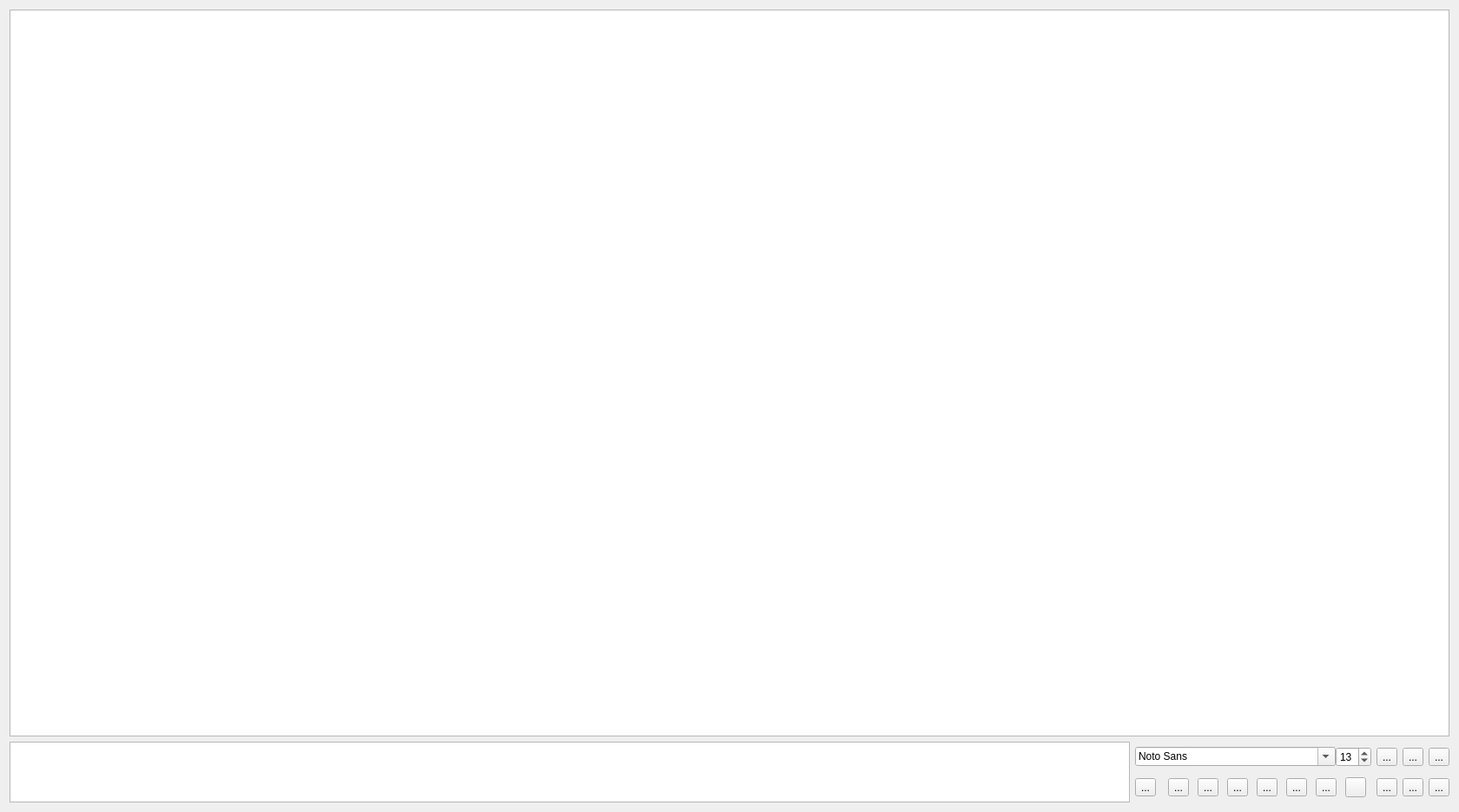
<?xml version="1.0" encoding="UTF-8"?>
<ui version="4.0">
 <class>Dialog</class>
 <widget class="QDialog" name="Dialog">
  <property name="geometry">
   <rect>
    <x>0</x>
    <y>0</y>
    <width>1680</width>
    <height>935</height>
   </rect>
  </property>
  <property name="windowTitle">
   <string>消息管理</string>
  </property>
  <layout class="QGridLayout" name="gridLayout_2">
   <item row="1" column="0">
    <widget class="QTableView" name="task_tv">
     <property name="sizePolicy">
      <sizepolicy hsizetype="Expanding" vsizetype="Minimum">
       <horstretch>0</horstretch>
       <verstretch>0</verstretch>
      </sizepolicy>
     </property>
     <property name="sizeAdjustPolicy">
      <enum>QAbstractScrollArea::AdjustToContents</enum>
     </property>
    </widget>
   </item>
   <item row="1" column="1">
    <layout class="QGridLayout" name="gridLayout">
     <item row="0" column="0" colspan="8">
      <layout class="QHBoxLayout" name="horizontalLayout">
       <property name="spacing">
        <number>0</number>
       </property>
       <item>
        <widget class="QFontComboBox" name="font_fcb">
         <property name="sizePolicy">
          <sizepolicy hsizetype="Minimum" vsizetype="Fixed">
           <horstretch>0</horstretch>
           <verstretch>0</verstretch>
          </sizepolicy>
         </property>
         <property name="minimumSize">
          <size>
           <width>0</width>
           <height>0</height>
          </size>
         </property>
         <property name="maxVisibleItems">
          <number>5</number>
         </property>
         <property name="fontFilters">
          <set>QFontComboBox::ScalableFonts</set>
         </property>
         <property name="currentFont">
          <font>
           <family>Heiti SC</family>
           <pointsize>13</pointsize>
           <weight>50</weight>
           <italic>false</italic>
           <bold>false</bold>
          </font>
         </property>
        </widget>
       </item>
       <item>
        <widget class="QSpinBox" name="fontSize_sb">
         <property name="sizePolicy">
          <sizepolicy hsizetype="Minimum" vsizetype="Fixed">
           <horstretch>0</horstretch>
           <verstretch>0</verstretch>
          </sizepolicy>
         </property>
         <property name="value">
          <number>13</number>
         </property>
        </widget>
       </item>
      </layout>
     </item>
     <item row="1" column="9">
      <widget class="QToolButton" name="upload_tb">
       <property name="text">
        <string>...</string>
       </property>
       <property name="icon">
        <iconset>
         <normalon>:/operate/folder.png</normalon>
        </iconset>
       </property>
      </widget>
     </item>
     <item row="1" column="4">
      <widget class="QToolButton" name="upper_tb">
       <property name="text">
        <string>...</string>
       </property>
       <property name="icon">
        <iconset resource="../resources/message.qrc">
         <normaloff>:/operate/superscript.png</normaloff>:/operate/superscript.png</iconset>
       </property>
       <property name="checkable">
        <bool>true</bool>
       </property>
       <property name="checked">
        <bool>false</bool>
       </property>
      </widget>
     </item>
     <item row="1" column="5">
      <widget class="QToolButton" name="lower_tb">
       <property name="text">
        <string>...</string>
       </property>
       <property name="icon">
        <iconset resource="../resources/message.qrc">
         <normaloff>:/operate/subscript.png</normaloff>:/operate/subscript.png</iconset>
       </property>
       <property name="checkable">
        <bool>true</bool>
       </property>
      </widget>
     </item>
     <item row="1" column="1">
      <widget class="QToolButton" name="italic_tb">
       <property name="text">
        <string>...</string>
       </property>
       <property name="icon">
        <iconset>
         <normalon>:/operate/italic.png</normalon>
        </iconset>
       </property>
       <property name="checkable">
        <bool>true</bool>
       </property>
      </widget>
     </item>
     <item row="0" column="9">
      <widget class="QToolButton" name="smaller_tb">
       <property name="text">
        <string>...</string>
       </property>
       <property name="icon">
        <iconset>
         <normalon>:/operate/smaller.png</normalon>
        </iconset>
       </property>
      </widget>
     </item>
     <item row="1" column="0">
      <widget class="QToolButton" name="bold_tb">
       <property name="text">
        <string>...</string>
       </property>
       <property name="icon">
        <iconset>
         <normalon>:/operate/bold.png</normalon>
        </iconset>
       </property>
       <property name="checkable">
        <bool>true</bool>
       </property>
      </widget>
     </item>
     <item row="1" column="8">
      <widget class="QToolButton" name="save_tb">
       <property name="text">
        <string>...</string>
       </property>
       <property name="icon">
        <iconset>
         <normalon>:/operate/save.png</normalon>
        </iconset>
       </property>
      </widget>
     </item>
     <item row="1" column="3">
      <widget class="QToolButton" name="strikethrough_tb">
       <property name="text">
        <string>...</string>
       </property>
       <property name="icon">
        <iconset resource="../resources/message.qrc">
         <normaloff>:/operate/strikethrough.png</normaloff>:/operate/strikethrough.png</iconset>
       </property>
       <property name="checkable">
        <bool>true</bool>
       </property>
      </widget>
     </item>
     <item row="1" column="6">
      <widget class="QToolButton" name="color_tb">
       <property name="text">
        <string>...</string>
       </property>
       <property name="icon">
        <iconset resource="../resources/message.qrc">
         <normaloff>:/operate/color.png</normaloff>:/operate/color.png</iconset>
       </property>
      </widget>
     </item>
     <item row="0" column="8">
      <widget class="QToolButton" name="bigger_tb">
       <property name="text">
        <string>...</string>
       </property>
       <property name="icon">
        <iconset>
         <normalon>:/operate/bigger.png</normalon>
        </iconset>
       </property>
      </widget>
     </item>
     <item row="1" column="2">
      <widget class="QToolButton" name="underline_tb">
       <property name="text">
        <string>...</string>
       </property>
       <property name="icon">
        <iconset>
         <normalon>:/operate/underline.png</normalon>
        </iconset>
       </property>
       <property name="checkable">
        <bool>true</bool>
       </property>
      </widget>
     </item>
     <item row="1" column="7">
      <widget class="QToolButton" name="fontcolor_tb">
       <property name="text">
        <string/>
       </property>
      </widget>
     </item>
     <item row="1" column="10">
      <widget class="QToolButton" name="home_tb">
       <property name="text">
        <string>...</string>
       </property>
       <property name="icon">
        <iconset>
         <normalon>:/operate/home.png</normalon>
        </iconset>
       </property>
      </widget>
     </item>
     <item row="0" column="10">
      <widget class="QToolButton" name="font_tb">
       <property name="text">
        <string>...</string>
       </property>
       <property name="icon">
        <iconset>
         <normalon>:/operate/font.png</normalon>
        </iconset>
       </property>
      </widget>
     </item>
    </layout>
   </item>
   <item row="0" column="0" colspan="2">
    <widget class="QTextEdit" name="edit_te"/>
   </item>
  </layout>
 </widget>
 <resources>
  <include location="../resources/message.qrc"/>
 </resources>
 <connections/>
</ui>
